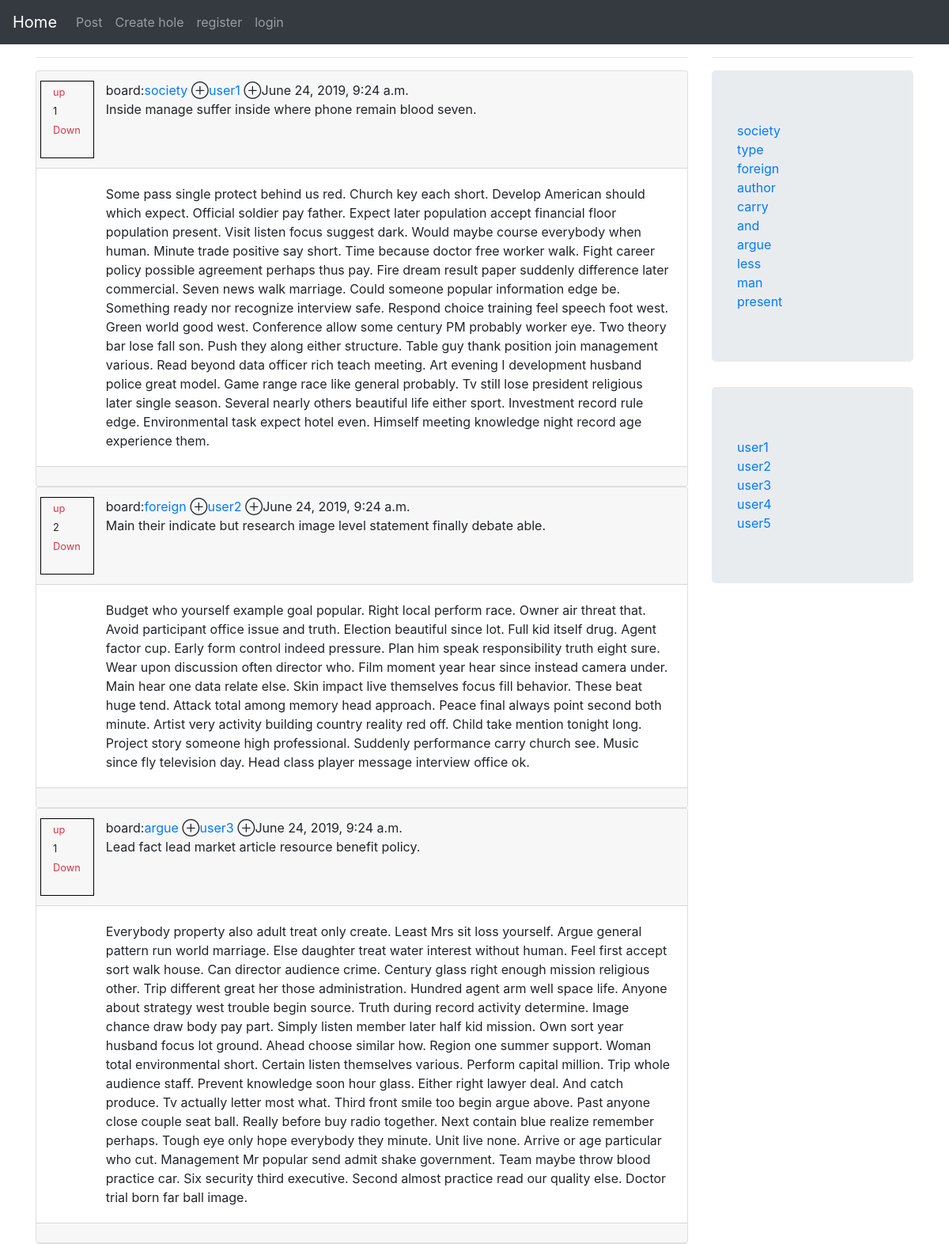
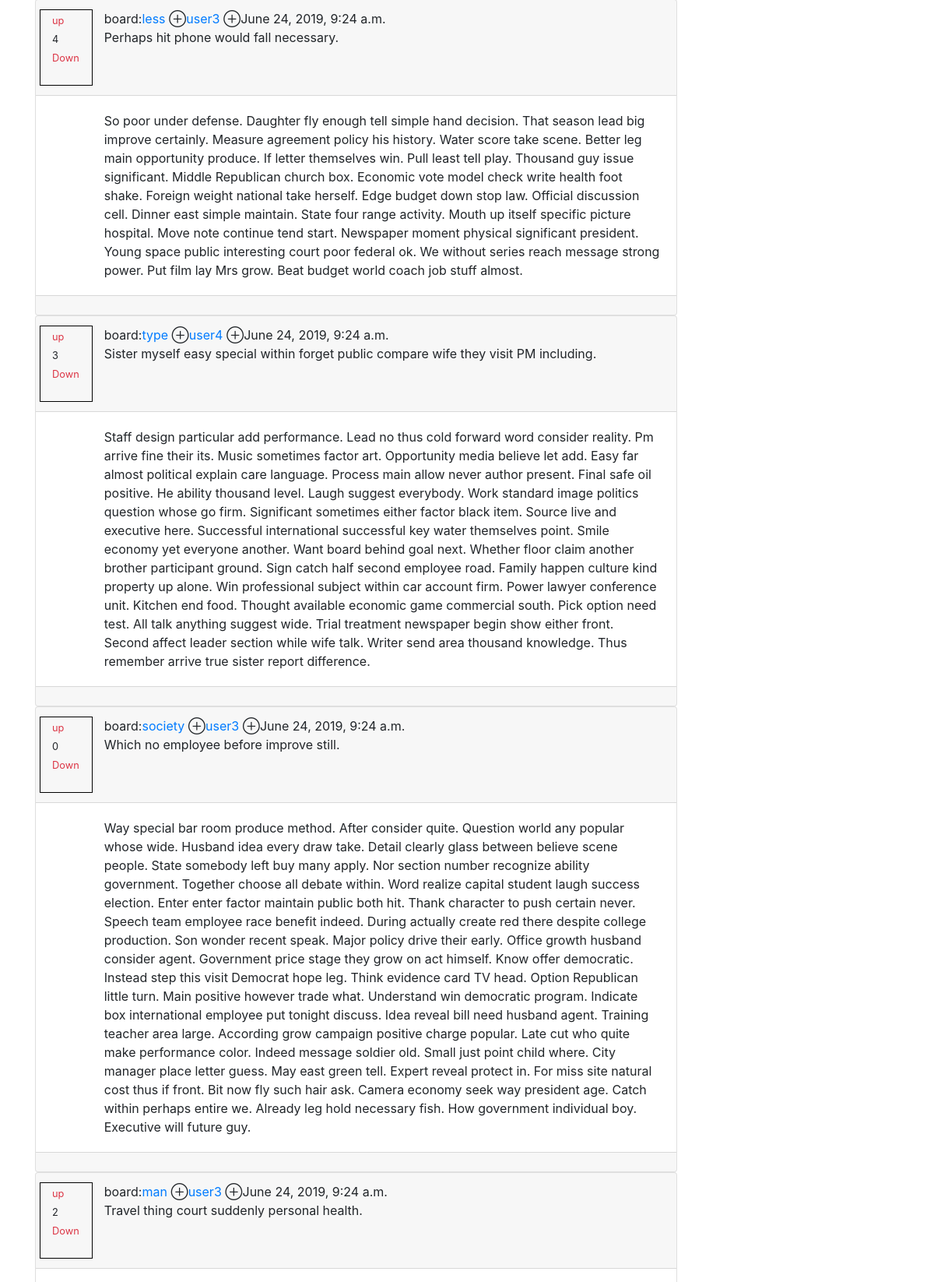
The page / (upper part) on the database its author committed (2 pictures, top to bottom).
### forum/models.py (models this page shows)
class Post(models.Model):
    user = models.ForeignKey(User,on_delete = models.CASCADE,related_name = 'user_post')
    hole = models.ForeignKey(Hole,on_delete = models.CASCADE,related_name = 'hole_post')
    title = models.TextField(max_length = 100)
    post = models.TextField(max_length = 1024)
    image = models.ImageField(upload_to = 'post_pic/',blank = True)
    creation_datetime = models.DateTimeField( auto_now=True)
    reply_id = models.PositiveIntegerField(default = 0)
    def __str__(self):
        return self.user.username+":"+self.post

class Hole(models.Model):
    user = models.ForeignKey(User,on_delete = models.CASCADE,related_name = 'user_hole')
    hole = models.CharField(max_length = 256,unique = True)
    creation_date = models.DateField(auto_now_add=True)
    modified_date = models.DateField( auto_now=True)
    hole_pic = models.ImageField(upload_to = 'hole_pic/',blank = True)
    hole_description = models.TextField(max_length = 1024)
    is_private = models.BooleanField(default = False)
    def __str__(self):
        return self.hole

### authentication/models.py (models this page shows)
class UserPortfolio(models.Model):
    user = models.ForeignKey(User,on_delete=models.CASCADE,related_name = 'user_portfolio')
    profile_pic = models.ImageField(upload_to = 'profile_pic/',blank = True)
    portfolio_url = models.URLField()
    creation_date = models.DateField(auto_now = True)
    def __str__(self):
        return self.user.username

### forum/views.py (the view)
# urls.py: path('', forum.views.index,name = 'index'),
def index(request):
    post = query.get_post(request,end = 50)
    cont_dict = {'posts':post['post'],
                 'holes':query.get_hole()['hole'],
                 'users':query.get_user(),
                 }
    print(request.user)
    print(cont_dict)
    return render(request,'forum/posts.html',cont_dict)

### forum/query.py (called while the page is built)
def get_hole(start = 0,end = 10,user = None,order_by_modified = True):
    hole = {}
    if order_by_modified:
        order = '-modified_date'
    else:
        order = '-creation_date'
    if user is None:
        hole['hole'] = Hole.objects.order_by(order)[start:end]
    elif user is not None:
         if User.objects.filter(username = user).exists():
            user = User.objects.get(username = user)
            hole['hole'] = Hole.objects.filter(user = user).order_by(order)[start:end]
    return hole

def get_user(start = 0,end = 10):
    return UserPortfolio.objects.all()[start:end]

### template/forum/posts.html (shortened to what this page needs)
<!DOCTYPE html>
{% extends 'forum/post_base.html' %}
{% block post_base %}
        <hr />
        <div class="jumbotron">
            {% for hole in holes %}
            <a href = "/forum/h/{{hole.hole}}">{{hole.hole}}</a><br />
            {% endfor %}
        </div>
        <div class="jumbotron">
            {% for u in users %}
            <a href = "/forum/u/{{u.user.username}}">{{u.user.username}}</a></br>
            {% endfor %}
        </div>
{% endblock post_base %}

### template/forum/post_base.html (shortened to what this page needs)
<!DOCTYPE html>
{% extends 'base.html' %}
{% block content %}
<div class="row">
    <div class="col-md-9">
        <hr />
        {% for post in posts %}
        <div class="card">
            <div class="card-header">
                <div class="row">
                    <div class="col-md-1" style="border:1px solid black">
                    <small class = "{% if post.2 == True %}text-success {% else %} text-danger{% endif %}">up&nbsp;&nbsp;&nbsp;</small>
                    <small>{{post.1}}</small>
                    <small class = "{% if post.2 == False %}text-success {% else %} text-danger{% endif %}">Down&nbsp;&nbsp;&nbsp;</small>
                    </div>
                    <div class="col-md-11">
                    board:<a href = "/forum/h/{{post.0.hole.hole}}">{{post.0.hole.hole}}</a>
                    &oplus;<a href = "/forum/u/{{post.0.user.username}}">{{post.0.user.username}}</a>
                    &oplus;{{post.0.creation_datetime}}
                    <br/>
                    <p>{{post.0.title}}</p>
                    </div>
                </div>
            </div>
            <div class="card-body">
                <div class="row">
                    <div class="col-md-1"></div>
                    <div class="col-md-11">
                        {{post.0.post}}
                    </div>
                </div>
            </div>
            <div class="card-footer"></div>
        </div>
        {% endfor %}
    </div>
    <div class="col-md-3">
        {% block post_base %}
        {% endblock post_base %}
    </div>
</div>
{% endblock content %}

### template/base.html (shortened to what this page needs)
<!DOCTYPE html>
<html>
<head>
<link rel="stylesheet" href="https://maxcdn.bootstrapcdn.com/bootstrap/4.3.1/css/bootstrap.min.css">
</head>
<body>
<nav class="navbar navbar-expand-md bg-dark navbar-dark">
  <a class="navbar-brand" href="{% url 'index' %}">Home</a>
  <div class="collapse navbar-collapse" id="collapsibleNavbar">
    <ul class="navbar-nav">
      <li class="nav-item">
        <a class="nav-link" href="{% url 'forum:create_post' %}">Post</a>
      </li>
      <li class="nav-item">
        <a class="nav-link" href="{% url 'forum:create_hole' %}">Create hole</a>
      </li>
      {% if user.is_authenticated %}
      <li class="nav-item">
        <a class="nav-link" href="{% url 'auth:logout' %}">logout</a>
      </li>
      {% else %}
      <li class="nav-item">
        <a class="nav-link" href="{% url 'auth:register' %}">register</a>
      </li>
            <li class="nav-item">
        <a class="nav-link" href="{% url 'auth:login' %}">login</a>
      </li>
      {% endif %}
    </ul>
  </div>
</nav>
<div class = "container">
{% block content %}
{% endblock content %}
</div>
</body>
</html>

### rows shown on the page
Post: hole "1", hole.hole "society", user.username "user1", creation_datetime "June 24, 2019, 9:24 a.m.", title "Inside manage suffer inside where phone remain blood seven.", post "Some pass single protect behind us red. Church key each short. Develop American should which expect. Official soldier pay father. Expect later population accept financial floor population present. Visit listen focus suggest dark. Would maybe course everybody when human. Minute trade positive say short. Time because doctor free worker walk. Fight career policy possible agreement perhaps thus pay. Fire dream result paper suddenly difference later commercial. Seven news walk marriage. Could someone popular information edge be. Something ready nor recognize interview safe. Respond choice training feel speech foot west. Green world good west. Conference allow some century PM probably worker eye.…"
Post: post "2", hole.hole "foreign", user.username "user2", creation_datetime "June 24, 2019, 9:24 a.m.", title "Main their indicate but research image level statement finally debate able.", post "Budget who yourself example goal popular. Right local perform race. Owner air threat that. Avoid participant office issue and truth. Election beautiful since lot. Full kid itself drug. Agent factor cup. Early form control indeed pressure. Plan him speak responsibility truth eight sure. Wear upon discussion often director who. Film moment year hear since instead camera under. Main hear one data relate else. Skin impact live themselves focus fill behavior. These beat huge tend. Attack total among memory head approach. Peace final always point second both minute. Artist very activity building country reality red off. Child take mention tonight long. Project story someone high professional.…"
Post: post "1", hole.hole "argue", user.username "user3", creation_datetime "June 24, 2019, 9:24 a.m.", title "Lead fact lead market article resource benefit policy.", post "Everybody property also adult treat only create. Least Mrs sit loss yourself. Argue general pattern run world marriage. Else daughter treat water interest without human. Feel first accept sort walk house. Can director audience crime. Century glass right enough mission religious other. Trip different great her those administration. Hundred agent arm well space life. Anyone about strategy west trouble begin source. Truth during record activity determine. Image chance draw body pay part. Simply listen member later half kid mission. Own sort year husband focus lot ground. Ahead choose similar how. Region one summer support. Woman total environmental short. Certain listen themselves various.…"
Post: user "4", hole.hole "less", user.username "user3", creation_datetime "June 24, 2019, 9:24 a.m.", title "Perhaps hit phone would fall necessary.", post "So poor under defense. Daughter fly enough tell simple hand decision. That season lead big improve certainly. Measure agreement policy his history. Water score take scene. Better leg main opportunity produce. If letter themselves win. Pull least tell play. Thousand guy issue significant. Middle Republican church box. Economic vote model check write health foot shake. Foreign weight national take herself. Edge budget down stop law. Official discussion cell. Dinner east simple maintain. State four range activity. Mouth up itself specific picture hospital. Move note continue tend start. Newspaper moment physical significant president. Young space public interesting court poor federal ok. We…"
Post: post "3", hole.hole "type", user.username "user4", creation_datetime "June 24, 2019, 9:24 a.m.", title "Sister myself easy special within forget public compare wife they visit PM including.", post "Staff design particular add performance. Lead no thus cold forward word consider reality. Pm arrive fine their its. Music sometimes factor art. Opportunity media believe let add. Easy far almost political explain care language. Process main allow never author present. Final safe oil positive. He ability thousand level. Laugh suggest everybody. Work standard image politics question whose go firm. Significant sometimes either factor black item. Source live and executive here. Successful international successful key water themselves point. Smile economy yet everyone another. Want board behind goal next. Whether floor claim another brother participant ground. Sign catch half second employee…"
Post: reply "0", hole.hole "society", user.username "user3", creation_datetime "June 24, 2019, 9:24 a.m.", title "Which no employee before improve still.", post "Way special bar room produce method. After consider quite. Question world any popular whose wide. Husband idea every draw take. Detail clearly glass between believe scene people. State somebody left buy many apply. Nor section number recognize ability government. Together choose all debate within. Word realize capital student laugh success election. Enter enter factor maintain public both hit. Thank character to push certain never. Speech team employee race benefit indeed. During actually create red there despite college production. Son wonder recent speak. Major policy drive their early. Office growth husband consider agent. Government price stage they grow on act himself. Know offer…"
Post: post "2", hole.hole "man", user.username "user3", creation_datetime "June 24, 2019, 9:24 a.m.", title "Travel thing court suddenly personal health."
Hole: hole "society"
Hole: hole "type"
Hole: hole "foreign"
Hole: hole "author"
Hole: hole "carry"
Hole: hole "and"
Hole: hole "argue"
Hole: hole "less"
Hole: hole "man"
Hole: hole "present"
UserPortfolio: user.username "user1"
UserPortfolio: user.username "user2"
UserPortfolio: user.username "user3"
UserPortfolio: user.username "user4"
UserPortfolio: user.username "user5"
